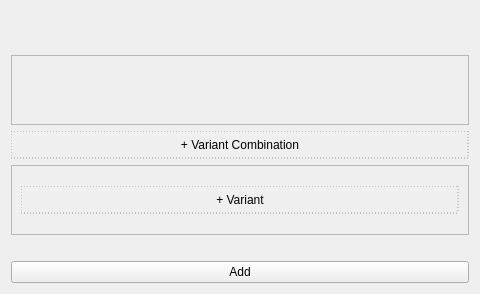
<?xml version="1.0" encoding="UTF-8"?>
<ui version="4.0">
    <class>Dialog</class>
    <widget class="QDialog" name="Dialog">

        <property name="geometry">
            <rect>
                <x>0</x>
                <y>0</y>
                <width>480</width>
                <height>280</height>
            </rect>
        </property>

        <property name="windowTitle">
            <string>Dialog</string>
        </property>

        <layout class="QVBoxLayout" name="verticalLayout">
            <item>
                <widget class="QLabel" name="targetPrim">
                    <property name="geometry">
                        <rect>
                            <x>30</x>
                            <y>10</y>
                            <width>300</width>
                            <height>32</height>
                        </rect>
                    </property>
                </widget>
            </item>

            <item>
                <widget class="QWidget" name="gridLayout_vs_container">
                    <property name="geometry">
                        <rect>
                            <x>30</x>
                            <y>22</y>
                            <width>400</width>
                            <height>50</height> </rect>
                    </property>
                    <layout class="QGridLayout" name="gridLayout_vs_options">
                    </layout>
                </widget>
            </item>

            <item>
                <widget class="QScrollArea" name="scrollArea_existingSwitches">
                    <property name="geometry">
                        <rect>
                            <x>30</x>
                            <y>90</y>
                            <width>400</width>
                            <height>130</height> </rect>
                    </property>
                    <property name="widgetResizable">
                        <bool>true</bool> </property>

                    <widget class="QWidget" name="scrollAreaWidgetContents">
                        <layout class="QGridLayout" name="gridLayout">
                            
                        </layout>
                    </widget>
                </widget>
            </item>

            <item>
                <widget class="QPushButton" name="addSwitchButton">
                    <property name="text">
                        <string> + Variant Combination </string>
                    </property>
                    <property name="flat">
                        <bool>true</bool>
                    </property>
                    <property name="styleSheet">
                        <string>
                            QPushButton {
                                border: 1px dashed #999;
                                padding: 6px;
                            }
                            QPushButton:hover {
                                border-color: #666;
                            }
                        </string>
                    </property>
                </widget>
            </item>

            <item>
                <widget class="QScrollArea" name="scrollArea_newSwitch">
                    <property name="geometry">
                        <rect>
                            <x>30</x>
                            <y>90</y>
                            <width>400</width>
                            <height>130</height> </rect>
                    </property>
                    <property name="widgetResizable">
                        <bool>true</bool> </property>

                    <widget class="QWidget" name="scrollAreaWidgetContents">
                        <layout class="QGridLayout" name="gridLayout_newSwitch">
                            <item row="0" column="0">
                                <widget class="QPushButton" name="addVariantButton">
                                    <property name="text">
                                        <string> + Variant </string>
                                    </property>
                                    <property name="flat">
                                        <bool>true</bool>
                                    </property>
                                    <property name="styleSheet">
                                        <string>
                                            QPushButton {
                                                border: 1px dashed #999;
                                                padding: 6px;
                                            }
                                            QPushButton:hover {
                                                border-color: #666;
                                            }
                                        </string>
                                    </property>
                                </widget>
                            </item>
                        </layout>
                    </widget>
                </widget>
            </item>

            <item>
                <widget class="QLabel" name="error_label">
                    <property name="text">
                        <string></string>
                    </property>
                    <property name="styleSheet">
                        <string>color: red; font-style: italic;</string>
                    </property>
                </widget>
            </item>

            <item>
                <widget class="QPushButton" name="add_button">
                    <property name="text">
                        <string>Add</string>
                    </property>
                </widget>
            </item>
        </layout>

    </widget>

    <resources/>
    <connections/>
</ui>
